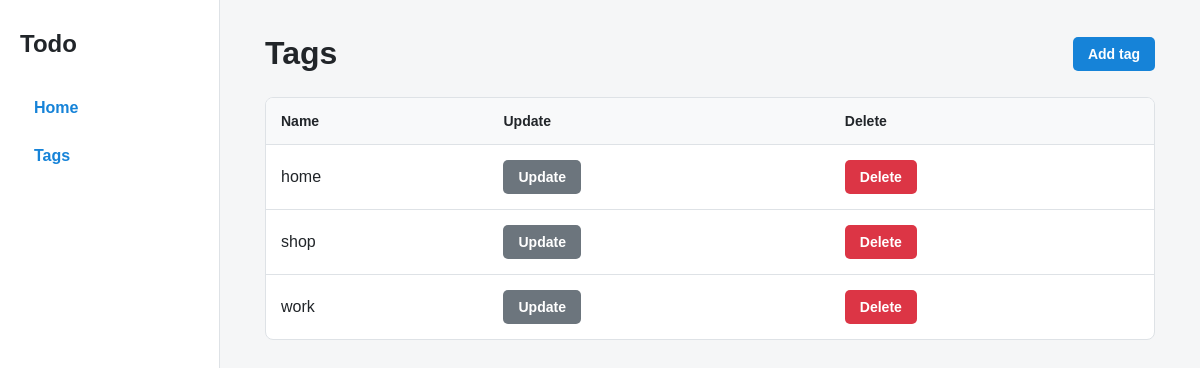
The app's page /tags/ with its own data.
### tasks/models.py (models this page shows, shortened)
class Tag(models.Model):
    name = models.CharField(max_length=100, unique=True)
    class Meta:
        ordering = ["name"]

### tasks/views.py (the view)
class TagListView(ListView):
    model = Tag
    template_name = "tasks/tag_list.html"
    context_object_name = "tag_list"

### tasks/templates/tasks/tag_list.html (shortened to what this page needs)
{% extends "tasks/base.html" %}
{% block content %}
  <div class="page-header">
    <h1 class="page-title">
      Tags
    </h1>
    <a
      class="button button-add"
      href="{% url 'tasks:tag-create' %}"
    >
      Add tag
    </a>
  </div>
  <div class="table-container">
    <table class="tag-table">
      <thead>
        <tr>
          <th>Name</th>
          <th>Update</th>
          <th>Delete</th>
        </tr>
      </thead>
      <tbody>
        {% for tag in tag_list %}
          <tr>
            <td>
              {{ tag.name }}
            </td>
            <td>
              <a
                class="button button-update"
                href="{% url 'tasks:tag-update' tag.pk %}"
              >
                Update
              </a>
            </td>
            <td>
              <a
                class="button button-delete"
                href="{% url 'tasks:tag-delete' tag.pk %}"
              >
                Delete
              </a>
            </td>
          </tr>
        {% empty %}
          <tr>
            <td colspan="3">
              There are no tags yet.
            </td>
          </tr>
        {% endfor %}
      </tbody>
    </table>
  </div>
{% endblock %}

### tasks/static/tasks/styles.css (style rules this page uses)
* { box-sizing: border-box; }
body { margin: 0; background-color: #f5f6f7; color: #212529; font-family: Arial, sans-serif; }
.page-header { display: flex; justify-content: space-between; align-items: center; gap: 20px; margin-bottom: 25px; }
.page-title { margin: 0; font-size: 32px; }
.button { display: inline-block; padding: 9px 15px; border: none; border-radius: 5px; color: #ffffff; font-size: 14px; font-weight: 600; line-height: normal; text-decoration: none; cursor: pointer; }
.button-add { background-color: #1683d8; }
.button-update { background-color: #6c757d; }
.button-delete { background-color: #dc3545; }
.table-container { overflow-x: auto; background-color: #ffffff; border: 1px solid #dee2e6; border-radius: 8px; }
.tag-table { width: 100%; border-collapse: collapse; }
.tag-table th, .tag-table td { padding: 15px; border-bottom: 1px solid #dee2e6; text-align: left; }
.tag-table th { background-color: #f8f9fa; font-size: 14px; }
.tag-table tr:last-child td { border-bottom: none; }

### records on screen
Tag: name "home"
Tag: name "shop"
Tag: name "work"
